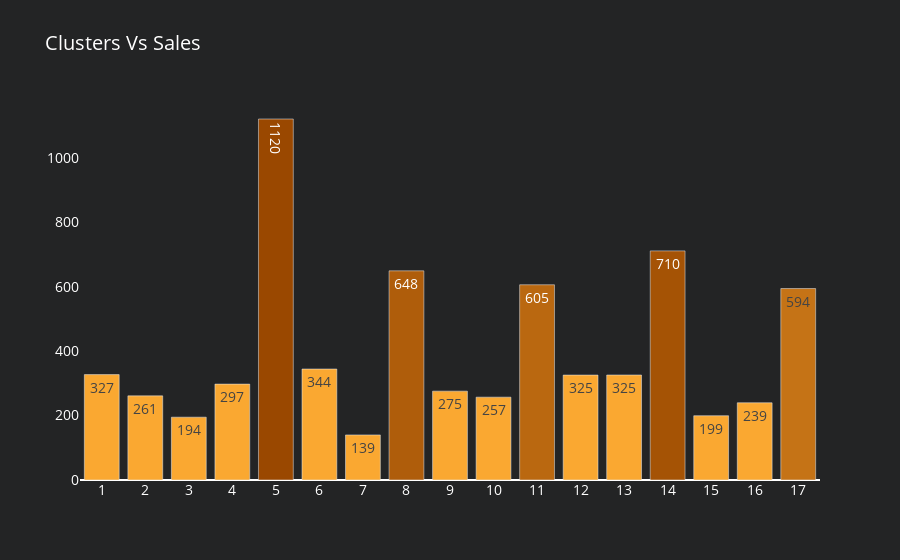

Here is the notebook cell this chart was saved with:
### Markdown cell above
### Clusters Vs Sales

### Code cell
df_cl_sa = df_train1.groupby('cluster').agg({"sales" : "mean"}).reset_index().sort_values(by='sales', ascending=False)
df_cl_sa['color'] = colors['level10']
df_cl_sa['color'][:1] = colors['level1']
df_cl_sa['color'][1:2] = colors['level2']
df_cl_sa['color'][2:3] = colors['level3']
df_cl_sa['color'][3:4] = colors['level4']
df_cl_sa['color'][4:5] = colors['level5']
fig3 = go.Figure(data=[go.Bar(y=df_cl_sa['sales'],
                             x=df_cl_sa['cluster'], 
                             marker=dict(color= df_cl_sa['color']),
                             name='Cluster',
                             text=df_cl_sa['sales'].astype(int),
                             textposition='auto',
                             hoverinfo='text',
                             hovertext=
                            '<b>Cluster</b>:'+ df_cl_sa['cluster'].astype(str) +'<br>' +
                            '<b>Sales</b>:'+ df_cl_sa['sales'].astype(int).astype(str) +'<br>' ,
                            # hovertemplate='Family: %{y}'+'<br>Sales: $%{x:.0f}'
                            )])
fig3.update_layout(title_text='Clusters Vs Sales',paper_bgcolor=colors['background'],plot_bgcolor=colors['background'],
                font=dict(
                size=14,
                color='white'))

fig3.update_xaxes(tickmode = 'array', tickvals=df_cl_sa.cluster)
fig3.update_yaxes(showgrid=False)

### Figure 1 — Plotly figure (JSON) as saved in the notebook; plotly's stock layout.template omitted (floating-point values rounded to 4 significant figures)
{"data": [{"hoverinfo": "text", "hovertext": ["<b>Cluster</b>:5<br><b>Sales</b>:1120<br>", "<b>Cluster</b>:14<br><b>Sales</b>:710<br>", "<b>Cluster</b>:8<br><b>Sales</b>:648<br>", "<b>Cluster</b>:11<br><b>Sales</b>:605<br>", "<b>Cluster</b>:17<br><b>Sales</b>:594<br>", "<b>Cluster</b>:6<br><b>Sales</b>:344<br>", "<b>Cluster</b>:1<br><b>Sales</b>:327<br>", "<b>Cluster</b>:13<br><b>Sales</b>:325<br>", "<b>Cluster</b>:12<br><b>Sales</b>:325<br>", "<b>Cluster</b>:4<br><b>Sales</b>:297<br>", "<b>Cluster</b>:9<br><b>Sales</b>:275<br>", "<b>Cluster</b>:2<br><b>Sales</b>:261<br>", "<b>Cluster</b>:10<br><b>Sales</b>:257<br>", "<b>Cluster</b>:16<br><b>Sales</b>:239<br>", "<b>Cluster</b>:15<br><b>Sales</b>:199<br>", "<b>Cluster</b>:3<br><b>Sales</b>:194<br>", "<b>Cluster</b>:7<br><b>Sales</b>:139<br>"], "marker": {"color": ["#9a4800", "#a55305", "#af5d0b", "#ba6810", "#c57316", "#faa831", "#faa831", "#faa831", "#faa831", "#faa831", "#faa831", "#faa831", "#faa831", "#faa831", "#faa831", "#faa831", "#faa831"]}, "name": "Cluster", "text": [1120, 710, 648, 605, 594, 344, 327, 325, 325, 297, 275, 261, 257, 239, 199, 194, 139], "textposition": "auto", "type": "bar", "x": [5, 14, 8, 11, 17, 6, 1, 13, 12, 4, 9, 2, 10, 16, 15, 3, 7], "y": [1120.0, 710.9, 649.0, 605.8, 594.1, 344.3, 327.0, 325.8, 325.6, 297.5, 275.7, 261.0, 257.0, 239.6, 199.4, 194.9, 139.8]}], "layout": {"font": {"color": "white", "size": 14}, "paper_bgcolor": "#232425", "plot_bgcolor": "#232425", "title": {"text": "Clusters Vs Sales"}, "xaxis": {"tickmode": "array", "tickvals": [5, 14, 8, 11, 17, 6, 1, 13, 12, 4, 9, 2, 10, 16, 15, 3, 7]}, "yaxis": {"showgrid": false}}}
